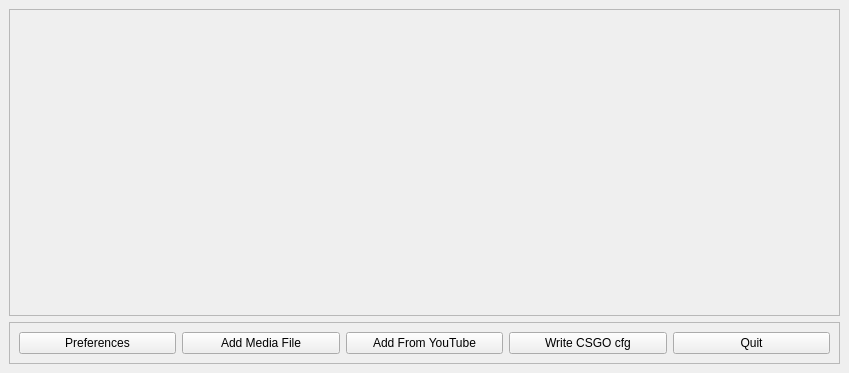
<?xml version="1.0" encoding="UTF-8"?>
<ui version="4.0">
 <class>MainWindow</class>
 <widget class="QMainWindow" name="MainWindow">
  <property name="geometry">
   <rect>
    <x>0</x>
    <y>0</y>
    <width>849</width>
    <height>373</height>
   </rect>
  </property>
  <property name="windowTitle">
   <string>CSDJ</string>
  </property>
  <widget class="QWidget" name="centralwidget">
   <layout class="QGridLayout" name="gridLayout">
    <item row="0" column="0">
     <widget class="QScrollArea" name="scrollArea">
      <property name="widgetResizable">
       <bool>true</bool>
      </property>
      <widget class="QWidget" name="scrollAreaWidgetContents_2">
       <property name="geometry">
        <rect>
         <x>0</x>
         <y>0</y>
         <width>829</width>
         <height>302</height>
        </rect>
       </property>
      </widget>
     </widget>
    </item>
    <item row="1" column="0">
     <widget class="QFrame" name="frame">
      <property name="frameShape">
       <enum>QFrame::StyledPanel</enum>
      </property>
      <property name="frameShadow">
       <enum>QFrame::Raised</enum>
      </property>
      <layout class="QHBoxLayout" name="horizontalLayout">
       <item>
        <widget class="QPushButton" name="pushButton_5">
         <property name="text">
          <string>Preferences</string>
         </property>
        </widget>
       </item>
       <item>
        <widget class="QPushButton" name="pushButton_4">
         <property name="text">
          <string>Add Media File</string>
         </property>
        </widget>
       </item>
       <item>
        <widget class="QPushButton" name="pushButton_3">
         <property name="text">
          <string>Add From YouTube</string>
         </property>
        </widget>
       </item>
       <item>
        <widget class="QPushButton" name="pushButton_2">
         <property name="text">
          <string>Write CSGO cfg</string>
         </property>
        </widget>
       </item>
       <item>
        <widget class="QPushButton" name="pushButton">
         <property name="text">
          <string>Quit</string>
         </property>
        </widget>
       </item>
      </layout>
     </widget>
    </item>
   </layout>
  </widget>
 </widget>
 <resources/>
 <connections/>
</ui>
